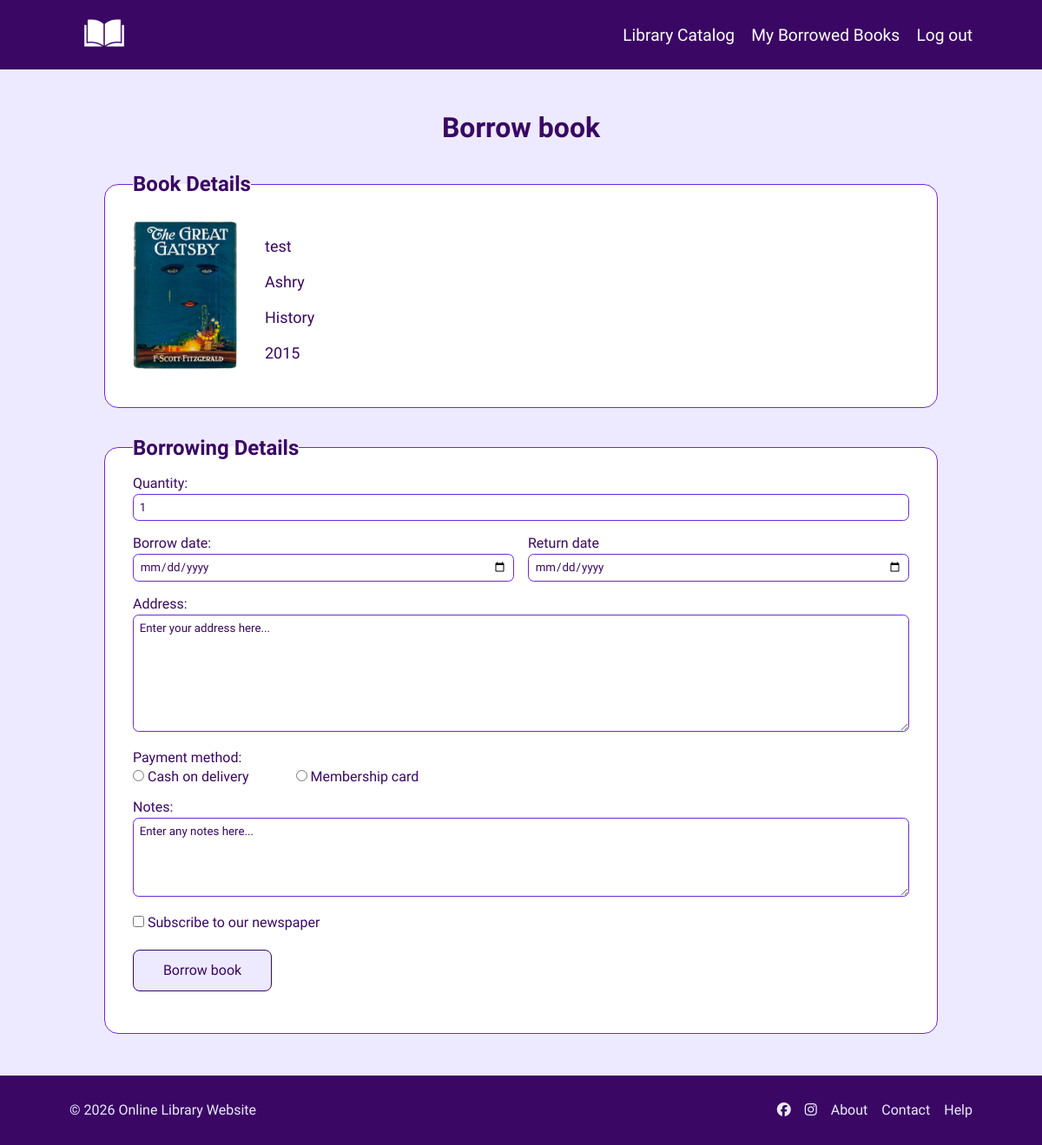
/library/borrow/10/ (signed in), run on the app's committed database.
### library/models.py (models this page shows, shortened)
class Book(models.Model):
    isbn        = models.CharField(max_length=30, unique=True)
    title       = models.CharField(max_length=200)
    author      = models.CharField(max_length=200)
    publisher   = models.CharField(max_length=200, blank=True, default='')
    year        = models.IntegerField()
    copies      = models.IntegerField(default=0)
    category    = models.CharField(max_length=50, choices=CATEGORY_CHOICES)
    status      = models.CharField(max_length=20, choices=STATUS_CHOICES, default='Available')
    description = models.TextField(blank=True, default='')
    cover       = models.ImageField(upload_to='book_covers/', blank=True, null=True)
    is_deleted  = models.BooleanField(default=False)
    deleted_at  = models.DateTimeField(null=True, blank=True)
    created_at  = models.DateTimeField(auto_now_add=True)
    @property
    def cover_url(self):
        if self.cover:
            return self.cover.url
        return '/static/img/default-cover.jpg'

### library/views.py (the view, shortened to what this page needs)
# urls.py: path('borrow/<int:book_id>/', views.borrow_book, name='borrow_book'),
@login_required(login_url='/register/login/')
def borrow_book(request, book_id):
    book = get_object_or_404(Book, id=book_id, is_deleted=False)
    return render(request, 'library/borrow_book.html', {'book': book})

### library/templates/library/borrow_book.html (shortened to what this page needs)
{% load static %}
<!DOCTYPE html>
<html>
<head>
    <link rel="stylesheet" href="{% static 'borrow.css' %}">
</head>
<body class="borrowBookPage">
    <header class="navbar">
        <div class="logo">
            <a href="{% url 'library:home' %}">
                <img src="{% static 'img/logo.png' %}" alt="logo">
            </a>
        </div>
        <nav class="nav-links">
            <a href="{% url 'library:user_dashboard' %}">Library Catalog</a>
            <a href="{% url 'library:my_borrowed' %}">My Borrowed Books</a>
            <a id="logout" href="{% url 'register:logout' %}">Log out</a>
        </nav>
    </header>
    <h1>Borrow book</h1>
    <fieldset class="book">
        <legend>Book Details</legend>
        <div class="bookDetails">
            <img id="bookCover" src="{{ book.cover_url }}" alt="{{ book.title }}">
            <div class="bookInfo">
                <p id="bookTitle">{{ book.title }}</p>
                <p id="bookAuthor">{{ book.author }}</p>
                <p id="bookCategory">{{ book.category }}</p>
                <p id="bookYear">{{ book.year }}</p>
            </div>
        </div>
    </fieldset>
    <form id="borrowForm" action="{% url 'library:borrow_book' book.id %}" method="post">
        <fieldset>
            <legend>Borrowing Details</legend>
            <label for="quantity">Quantity:</label>
            <input type="number" id="quantity" name="quantity" min="1" max="{{ book.copies }}" value="1" required>
            <div class="dates">
                <div>
                    <label for="borrow_date">Borrow date:</label>
                    <input type="date" id="borrow_date" name="borrow_date" required>
                </div>
                <div>
                    <label for="return_date">Return date</label>
                    <input type="date" id="return_date" name="return_date" required>
                </div>
            </div>
            <label for="address">Address:</label>
            <textarea id="address" name="address" rows="8" placeholder="Enter your address here..." required></textarea>
            <div class="payment-method">
                <label for="payment">Payment method:</label>
                <input type="radio" id="cash" name="payment" value="cash" required>
                <label for="cash">Cash on delivery</label>
                <input type="radio" id="card" name="payment" value="card" required>
                <label for="card">Membership card</label>
            </div>
            <label for="notes">Notes:</label>
            <textarea id="notes" name="notes" rows="5" placeholder="Enter any notes here..."></textarea>
            <div class="newspaper">
                <input type="checkbox" id="newspaper" name="newspaper" value="newspaper">
                <label for="newspaper">Subscribe to our newspaper</label>
            </div>
            <input id="borrowBtn" type="submit" value="Borrow book">
        </fieldset>
    </form>
    <footer class="footer">
        <p>&copy; 2026 Online Library Website</p>
        <div class="footer-links">
            <a href="https://www.facebook.com" target="_blank">
                <i class="fa-brands fa-facebook"></i>
            </a>
            <a href="https://www.instagram.com" target="_blank">
                <i class="fa-brands fa-instagram"></i>
            </a>
            <a href="mailto:support@onlinelibrary.edu">About</a>
            <a href="#">Contact</a>
            <a href="#">Help</a>
        </div>
    </footer>
</body>
</html>

### library/static/borrow.css (style rules this page uses)
.borrowBookPage * { margin: 0; padding: 0; font-family: "Open Sans", sans-serif; box-sizing: border-box; }
body.borrowBookPage { background-color:rgb(237, 234, 255); margin: 0em; padding: 0em; }
.borrowBookPage .navbar { width: 100%; height: 80px; display: flex; align-items: center; justify-content: space-between; background-color: rgb(58, 7, 100); padding: 0 5em; margin-bottom: 3em; }
.borrowBookPage .logo { display: flex; align-items: center; gap: 15px; }
.borrowBookPage .logo img { width: 80px; height: 80px; }
.borrowBookPage .nav-links { align-items: center; display: flex; list-style: none; font-size: 1.2em; gap: 1em; }
.borrowBookPage .nav-links a { color: white; text-decoration: none; }
.borrowBookPage h1 { text-align: center; color: rgb(58, 7, 100); }
.borrowBookPage fieldset { background-color: rgb(255, 255, 255); border: 0.5px solid rgb(109, 40, 217); border-radius: 1em; margin: 2em 10%; padding: 0.1em 2em 2em; }
.borrowBookPage .bookDetails { display: flex; align-items: center; gap: 2em; }
.borrowBookPage .bookDetails img { width: 120px; height: auto; border-radius: 4px; padding-top: 1em; }
.borrowBookPage .bookInfo p { text-align: left; font-size: large; margin-bottom: 20px; color: rgb(58, 7, 100); }
.borrowBookPage .bookInfo p:first-of-type { margin-top: 2.5em; }
.borrowBookPage legend { font-size: 1.5em; font-weight: bold; color: rgb(58, 7, 100); }
.borrowBookPage label { color: rgb(58, 7, 100); display: block; margin-top: 1em; margin-bottom: 3px; cursor: text; }
.borrowBookPage input { padding: 0.5em; border: 1px solid rgb(109, 40, 217); border-radius: 0.5em; color: rgb(58, 7, 100); cursor: text; }
.borrowBookPage input:focus, .borrowBookPage textarea:focus, .borrowBookPage { outline: none; border-color: rgb(58, 7, 100); }
.borrowBookPage input[type="number"] { width: 100%; }
.borrowBookPage .dates { display: grid; grid-template-columns: 1fr 1fr; gap: 1em; }
.borrowBookPage .dates input[type="date"] { width: 100%; margin-top: 0cm; cursor: pointer; }
.borrowBookPage textarea { width: 100%; padding: 0.5em; border: 1px solid rgb(109, 40, 217); border-radius: 0.5em; color: rgb(58, 7, 100); }
.borrowBookPage textarea::placeholder { color: rgb(58, 7, 100) }
.borrowBookPage .payment-method input[type="radio"] + label { display: inline-block; margin: 0px; padding: 0px; }
.borrowBookPage .payment-method input[type="radio"] { margin-left: 50px; accent-color: rgb(58, 7, 100); cursor: pointer; }
.borrowBookPage .payment-method input[type="radio"]::before { border-color: rgb(58, 7, 100); }
.borrowBookPage .payment-method input[type="radio"]:first-of-type { margin-left: 0px; }
.borrowBookPage .newspaper input[type="checkbox"] + label { display: inline-block; }
.borrowBookPage .newspaper input[type="checkbox"] { accent-color: rgb(58, 7, 100); cursor: pointer; }
.borrowBookPage input[type="submit"] { display: flex; margin-top: 1.2em; font-size: 1em; height: 3em; width: 10em; border: 0.5px solid rgb(58, 7, 100); border-radius: 0.5em; color: rgb(58, 7, 100); background-color: rgb(237, 234, 255); }
.borrowBookPage .footer { display: flex; align-items: center; justify-content: space-between; height: 80px; background-color: rgb(58, 7, 100); color: rgb(237, 234, 255); padding: 0 5em; margin-top: 3em; gap: 2em; }
.borrowBookPage .footer .footer-links { display: flex; gap: 1em; }
.borrowBookPage .footer a { color: rgb(237, 234, 255); text-decoration: none; }

### data on the page
Book: cover_url (picture), title "test", author "Ashry", category "History", year "2015"
